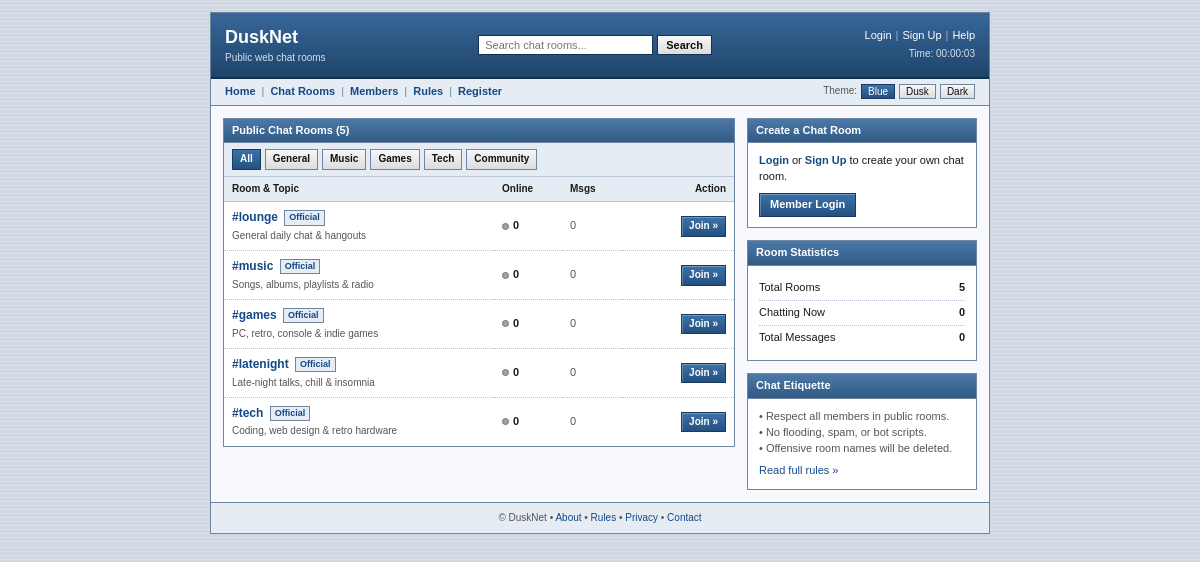
The page /rooms.php on the database its author committed.
### tables this page shows
CREATE TABLE `chat_rooms` (
  `id` int(10) UNSIGNED NOT NULL,
  `slug` varchar(32) NOT NULL,
  `name` varchar(40) NOT NULL,
  `topic` varchar(160) NOT NULL,
  `category` enum('general','music','games','tech','community') NOT NULL DEFAULT 'community',
  `is_official` tinyint(1) NOT NULL DEFAULT 0,
  `password_hash` varchar(255) DEFAULT NULL,
  `created_by` int(10) UNSIGNED DEFAULT NULL,
  `created_at` timestamp NOT NULL DEFAULT current_timestamp()
);

### rooms.php (the view, shortened to what this page needs)
<?php
require_once __DIR__ . '/db.php';
$isLoggedIn = !empty($_SESSION['user_id']);
$myRole     = 'user';
$errors  = [];
$searchQuery = trim($_GET['q'] ?? '');
$category    = $_GET['cat'] ?? 'all';
$rooms         = [];
$totalRooms    = 0;
$totalChatters = 0;
$totalMessages = 0;
$formSlug     = '';
$formTopic    = '';
$formCategory = 'community';
try {
    $pdo->exec('DELETE FROM room_presence WHERE last_ping < (NOW() - INTERVAL 2 MINUTE)');
    $totalRooms    = (int) $pdo->query('SELECT COUNT(*) FROM chat_rooms')->fetchColumn();
    $totalChatters = (int) $pdo->query('SELECT COUNT(DISTINCT user_id) FROM room_presence')->fetchColumn();
    $totalMessages = (int) $pdo->query('SELECT COUNT(*) FROM chat_messages')->fetchColumn();
    $where  = [];
    $params = [];
    $whereSql = !empty($where) ? ('WHERE ' . implode(' AND ', $where)) : '';
    $roomsStmt = $pdo->prepare(
        "SELECT r.id, r.slug, r.name, r.topic, r.category, r.is_official,
                (r.password_hash IS NOT NULL) AS is_locked,
                r.created_by, r.created_at,
                u.username AS creator_name, u.role AS creator_role,
                (SELECT COUNT(*) FROM room_presence p WHERE p.room_id = r.id) AS active_users,
                (SELECT COUNT(*) FROM chat_messages m WHERE m.room_id = r.id) AS msg_count
         FROM chat_rooms r
         LEFT JOIN users u ON u.id = r.created_by
         {$whereSql}
         ORDER BY r.is_official DESC, active_users DESC, r.created_at DESC"
    );
    $roomsStmt->execute($params);
    $rooms = $roomsStmt->fetchAll();
} catch (Throwable $e) {
    $errors[] = 'Unable to load chat rooms right now. Please try again later.';
}
?>
<!DOCTYPE html>
<html lang="en" data-theme="blue">
<head>
</head>
<body>
    <div class="wrapper">
        <header class="header">
            <div>
                <a href="index.php" class="brand" style="text-decoration: none;">DuskNet</a>
                <div class="tagline">Public web chat rooms</div>
            </div>
            <form action="rooms.php" method="get" class="header-search">
                <input
                    type="text"
                    name="q"
                    value="<?= htmlspecialchars($searchQuery, ENT_QUOTES, 'UTF-8') ?>"
                    placeholder="Search chat rooms..."
                    aria-label="Search chat rooms"
                >
                <button type="submit">Search</button>
            </form>
            <div class="header-right">
                <div>
                    <?php if ($isLoggedIn): ?>
                        <strong><?= htmlspecialchars($_SESSION['username'], ENT_QUOTES, 'UTF-8') ?></strong><?= renderUserBadges($_SESSION['username'], $_SESSION['role'] ?? 'user') ?><span class="sep">|</span><a href="account.php">My Account</a><span class="sep">|</span><a href="logout.php">Logout</a>
                    <?php else: ?>
                        <a href="login.php">Login</a><span class="sep">|</span><a href="register.php">Sign Up</a><span class="sep">|</span><a href="help.php">Help</a>
                    <?php endif; ?>
                </div>
                <div class="clock-bar">
                    Time: <span id="sessionTimer">00:00:01</span>
                </div>
            </div>
        </header>
        <nav class="navbar">
            <div class="nav-links">
                <a href="index.php">Home</a>
                <span class="nav-sep">|</span>
                <a href="rooms.php">Chat Rooms</a>
                <span class="nav-sep">|</span>
                <a href="members.php">Members</a>
                <span class="nav-sep">|</span>
                <a href="rules.php">Rules</a>
                <span class="nav-sep">|</span>
                <?php if ($isLoggedIn): ?>
                    <a href="account.php">My Account</a>
                <?php else: ?>
                    <a href="register.php">Register</a>
                <?php endif; ?>
            </div>
            <div class="theme-switcher">
                <span>Theme:</span>
                <button type="button" class="theme-btn active" data-set-theme="blue">Blue</button>
                <button type="button" class="theme-btn" data-set-theme="dusk">Dusk</button>
                <button type="button" class="theme-btn" data-set-theme="dark">Dark</button>
            </div>
        </nav>
        <main class="content">
            <div class="main-col">
                <section class="box">
                    <div class="box-title">
                        <span>Public Chat Rooms (<?= count($rooms) ?>)</span>
                    </div>
                    <div class="cat-bar">
                        <div class="cat-links">
                            <?php
                            $catLabels = [
                                'all'       => 'All',
                                'general'   => 'General',
                                'music'     => 'Music',
                                'games'     => 'Games',
                                'tech'      => 'Tech',
                                'community' => 'Community',
                            ];
                            foreach ($catLabels as $key => $label):
                                $url = 'rooms.php?cat=' . urlencode($key) . ($searchQuery !== '' ? '&q=' . urlencode($searchQuery) : '');
                            ?>
                                <a href="<?= htmlspecialchars($url, ENT_QUOTES, 'UTF-8') ?>" class="cat-pill <?= $category === $key ? 'active' : '' ?>">
                                    <?= htmlspecialchars($label, ENT_QUOTES, 'UTF-8') ?>
                                </a>
                            <?php endforeach; ?>
                        </div>
                    </div>
                    <?php if (empty($rooms)): ?>
                        <div class="box-body">
                            <span class="empty-note">No chat rooms match your search or category filter.</span>
                        </div>
                    <?php else: ?>
                        <table class="rooms-table">
                            <thead>
                                <tr>
                                    <th>Room &amp; Topic</th>
                                    <th style="width: 68px;">Online</th>
                                    <th style="width: 60px;">Msgs</th>
                                    <th style="width: 112px; text-align: right;">Action</th>
                                </tr>
                            </thead>
                            <tbody>
                                <?php foreach ($rooms as $room): ?>
                                    <?php
                                    $rSlug      = $room['slug'];
                                    $rName      = $room['name'];
                                    $rOfficial  = ((int) $room['is_official'] === 1);
                                    $rActive    = (int) $room['active_users'];
                                    $rMsgs      = (int) $room['msg_count'];
                                    ?>
                                    <tr>
                                        <td>
                                            <div>
                                                <a href="room.php?id=<?= urlencode($rSlug) ?>" class="room-name-link">
                                                    <?= htmlspecialchars($rName, ENT_QUOTES, 'UTF-8') ?>
                                                </a>
                                                <?php if ($rOfficial): ?>
                                                    <span class="room-badge rb-official">Official</span>
                                                <?php endif; ?>
                                            </div>
                                            <div class="room-topic">
                                                <?= htmlspecialchars($room['topic'], ENT_QUOTES, 'UTF-8') ?>
                                            </div>
                                        </td>
                                        <td>
                                            <span class="active-count">
                                                <span class="dot-live <?= $rActive > 0 ? 'on' : 'off' ?>"></span>
                                                <?= $rActive ?>
                                            </span>
                                        </td>
                                        <td style="color: var(--text-muted);"><?= $rMsgs ?></td>
                                        <td style="text-align: right; white-space: nowrap;">
                                            <a href="room.php?id=<?= urlencode($rSlug) ?>" class="btn btn-primary btn-xs">Join &raquo;</a>
                                        </td>
                                    </tr>
                                <?php endforeach; ?>
                            </tbody>
                        </table>
                    <?php endif; ?>
                </section>
            </div>
            <aside class="side-col">
                <section class="box">
                    <div class="box-title">Create a Chat Room</div>
                    <div class="box-body">
                        <?php if ($isLoggedIn): ?>
                            <form action="rooms.php" method="post" autocomplete="off">
                                <input type="hidden" name="csrf_token" value="<?= htmlspecialchars($_SESSION['csrf_token'], ENT_QUOTES, 'UTF-8') ?>">
                                <input type="hidden" name="room_action" value="create_room">
                                <div class="form-row">
                                    <label for="room_slug">Room Name (without #)</label>
                                    <input
                                        type="text"
                                        id="room_slug"
                                        name="room_slug"
                                        maxlength="24"
                                        placeholder="e.g. anime_chat"
                                        value="<?= htmlspecialchars($formSlug, ENT_QUOTES, 'UTF-8') ?>"
                                        required
                                    >
                                    <div class="field-hint">3-24 chars (a-z, 0-9, _, -).</div>
                                </div>
                                <div class="form-row">
                                    <label for="room_topic">Topic / Description</label>
                                    <input
                                        type="text"
                                        id="room_topic"
                                        name="room_topic"
                                        maxlength="140"
                                        placeholder="What is this room about?"
                                        value="<?= htmlspecialchars($formTopic, ENT_QUOTES, 'UTF-8') ?>"
                                        required
                                    >
                                </div>
                                <div class="form-row">
                                    <label for="room_category">Category</label>
                                    <select id="room_category" name="room_category">
                                        <option value="community" <?= $formCategory === 'community' ? 'selected' : '' ?>>Community</option>
                                        <option value="general" <?= $formCategory === 'general' ? 'selected' : '' ?>>General</option>
                                        <option value="music" <?= $formCategory === 'music' ? 'selected' : '' ?>>Music</option>
                                        <option value="games" <?= $formCategory === 'games' ? 'selected' : '' ?>>Games</option>
                                        <option value="tech" <?= $formCategory === 'tech' ? 'selected' : '' ?>>Tech</option>
                                    </select>
                                </div>
                                <div class="form-row">
                                    <label for="room_password">Password (Optional)</label>
                                    <input type="password" id="room_password" name="room_password" maxlength="50" placeholder="Leave blank for public">
                                    <div class="field-hint">Set a password to make a private room.</div>
                                </div>
                                <?php if ($myRole === 'admin'): ?>
                                    <div class="form-row">
                                        <label style="font-weight: normal;">
                                            <input type="checkbox" name="mark_official" value="1">
                                            Mark as Official DuskNet Room
                                        </label>
                                    </div>
                                <?php endif; ?>
                                <button type="submit" class="btn btn-primary" style="width: 100%;">Create Room</button>
                            </form>
                        <?php else: ?>
                            <p style="margin-top: 0; margin-bottom: 8px;">
                                <a href="login.php"><strong>Login</strong></a> or <a href="register.php"><strong>Sign Up</strong></a> to create your own chat room.
                            </p>
                            <a href="login.php" class="btn btn-primary">Member Login</a>
                        <?php endif; ?>
                    </div>
                </section>
                <section class="box">
                    <div class="box-title">Room Statistics</div>
                    <div class="box-body">
                        <ul class="stats-list">
                            <li><span>Total Rooms</span><strong><?= $totalRooms ?></strong></li>
                            <li><span>Chatting Now</span><strong><?= $totalChatters ?></strong></li>
                            <li><span>Total Messages</span><strong><?= $totalMessages ?></strong></li>
                        </ul>
                    </div>
                </section>
                <section class="box">
                    <div class="box-title">Chat Etiquette</div>
                    <div class="box-body" style="color: var(--text-muted);">
                        <div>&bull; Respect all members in public rooms.</div>
                        <div>&bull; No flooding, spam, or bot scripts.</div>
                        <div>&bull; Offensive room names will be deleted.</div>
                        <div style="margin-top: 6px;"><a href="rules.php">Read full rules &raquo;</a></div>
                    </div>
                </section>
            </aside>
        </main>
        <footer class="footer">
            &copy; DuskNet &bull;
            <a href="about.php">About</a> &bull;
            <a href="rules.php">Rules</a> &bull;
            <a href="privacy.php">Privacy</a> &bull;
            <a href="contact.php">Contact</a>
        </footer>
    </div>
</body>
</html>

### rows shown on the page
chat_rooms: name "#lounge", is_official "Official", topic "General daily chat & hangouts", rActive "0", rMsgs "0"
chat_rooms: name "#music", is_official "Official", topic "Songs, albums, playlists & radio", rActive "0", rMsgs "0"
chat_rooms: name "#games", is_official "Official", topic "PC, retro, console & indie games", rActive "0", rMsgs "0"
chat_rooms: name "#latenight", is_official "Official", topic "Late-night talks, chill & insomnia", rActive "0", rMsgs "0"
chat_rooms: name "#tech", is_official "Official", topic "Coding, web design & retro hardware", rActive "0", rMsgs "0"

### other values the page prints
count($rooms) "5"
$label "All"
$label "General"
$label "Music"
$label "Games"
$label "Tech"
$label "Community"
$totalRooms "5"
$totalChatters "0"
$totalMessages "0"
